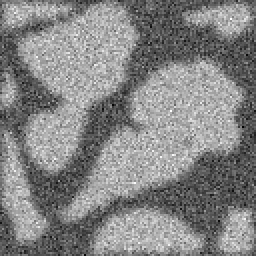
#> input picture comp_noise.png, 128 x 128 px (shown 2 times larger)
$ jupyter execute --allow-errors Assignment_03_Segmentation-Blank.ipynb   (shell and % lines are left out)
#> lines starting #> are read from the running program, lines starting #| are printed output that depends on the picture; after the words box and inside, x2 and y2 are one past the last pixel; in counts of white or black regions, pixels touching at a corner belong together; long printed decimals are rounded
## Load packages

[cell 1]
import numpy as np
import matplotlib.pyplot as plt
import skimage.morphology as morph
from skimage import filters
from scipy import ndimage

# Exercise 1: The Histogram

Open the image "comp_noise.png" and show it

[cell 2]
img=plt.imread('comp_noise.png')
#> img is the input picture: shape (128, 128) float32; min 0, max 1, mean 0.521

plt.imshow(img)

The histogram is created by [https://docs.scipy.org/doc/numpy-1.13.0/reference/generated/numpy.histogram.html](numpy.histogram)

[cell 3]
hist,axis = np.histogram(img,bins=128)
#> hist = 128 values, max 310 at index 89, min 0 at index 1, mean 128; axis = 129 values from 0 to 1
plt.plot(axis[0:-1],hist)
plt.xlabel('Gray value')
plt.ylabel('Counts')
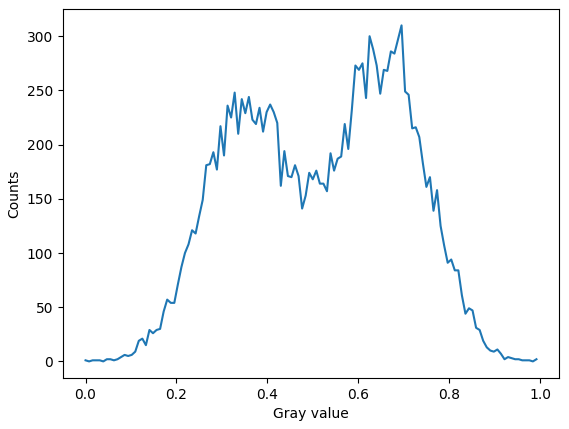
#> figure drawn by matplotlib, 1 panel; curve peaks at x = 0.695, y = 310

You can apply a threshold by computing the expression $bimg=>th$, where th is the threshold.

[cell 4]
bimg=0.5<img
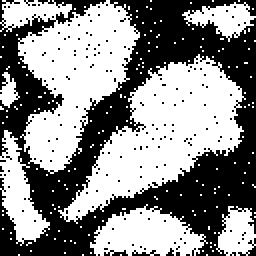
#> bimg: shape (128, 128) bool (shown 2 times larger); 54.8% white; 183 black regions (179 under 20 px), largest, box (x1, y1, x2, y2) and area: (0, 0, 128, 128) 7110, (119, 119, 128, 128) 27, (52, 125, 64, 128) 21, (66, 125, 80, 128) 21
plt.imshow(bimg)
plt.title('th=0.5')

Now, create two subplots with images where the thresholds are placed on
the first and second histogram peaks. Add the previous image segmented between the peaks.

Q1.1: What is your conclusion about the thresholds at the three positions in the histogram?

[cell 5]
# your code

### Answer:
...

# Exercise 2: Explore thresholding methods
Use the same image as in the previous exercise. SciKit Image provides many thresholding methods https://scikit-image.org/docs/dev/auto_examples/segmentation/plot_thresholding.html.

One is the Otsu threshold. To segment an image you perform the following steps.

[cell 6]
otsu = filters.threshold_otsu(img)
#> otsu = 0.51
print('The threshold according to',otsu)
#| The threshold according to 0.5098
plt.imshow(otsu<img)
plt.title('Otsu')
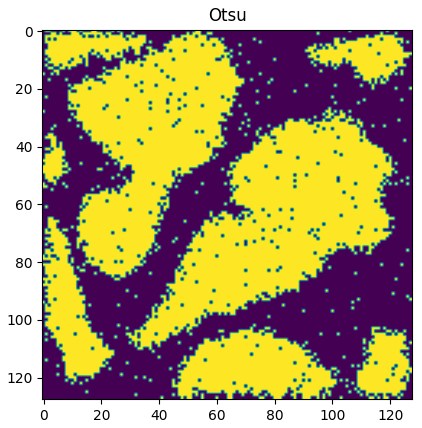
#> figure drawn by matplotlib, 1 panel

Using the try_all_threshold function you can evaluate the performance of different available thresholding methods. See example in the documentation.

Q2.1: Is there any difference?

Q2.2: Please explain why? Hint, try the function on a more complex image.

[cell 7]
#your code

### Answers:
Q2.1 : ...

Q2.2 : ...

# Exercise 3: Confidence maps

1. Write a function that computes the probabilty for a class in an image. Use the expression for the Gaussian from the lectures
2. Write a function that creates the joint confidence map for the two classes
3. Identify the statistic parameters that describe the histgram peaks (manually or using a curve fit method). Plot the fitted Gaussians with the histogram.
4. Compute the confidence map for the Otsu segmented image

[cell 8]
def gaussian(x, mu, sig):
    return 1./(np.sqrt(2.*np.pi)*sig)*np.exp(-(x - mu)**2/sig**2/2)

plt.plot(axis,gaussian(axis,mu=0.5,sig=0.1))
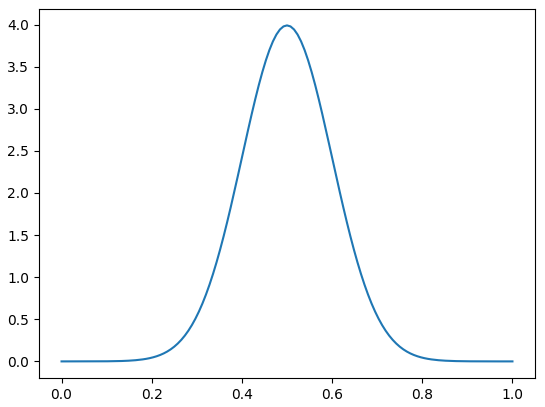
#> figure drawn by matplotlib, 1 panel; curve peaks at x = 0.5, y = 3.99
